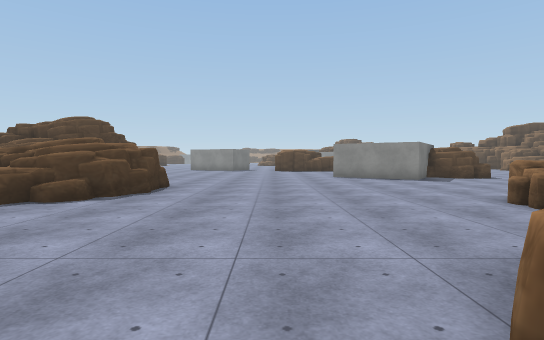
View 1 (above)

24 first-person views from a walk through a 3-D level made in the Unity game engine. The camera is 1.4 m above the floor, tilts 2° down and sees 80° across. The floor is counted in squares, 2 m on a side. Each view is taken from the middle of a square. On the plan, view 1 faces up. The plan holds only what a view shows up to about 10 squares ahead; the rest is blank. The place goes on beyond the plan. Some surface patterns are stand-ins.

View 2
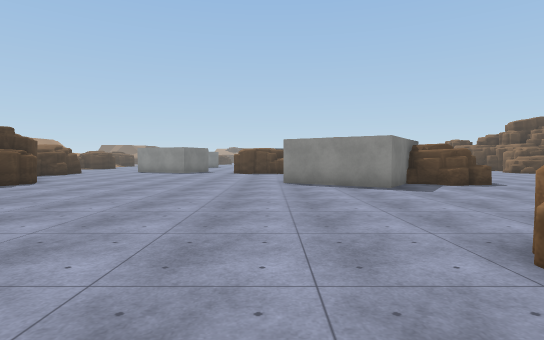

View 3
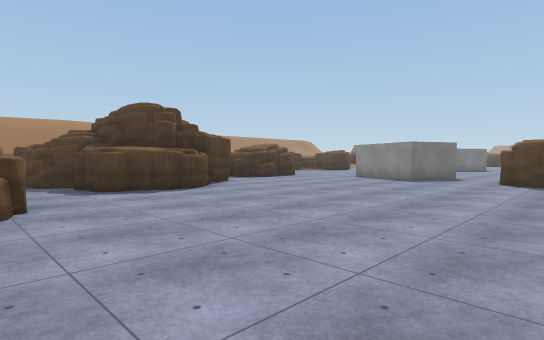

View 4
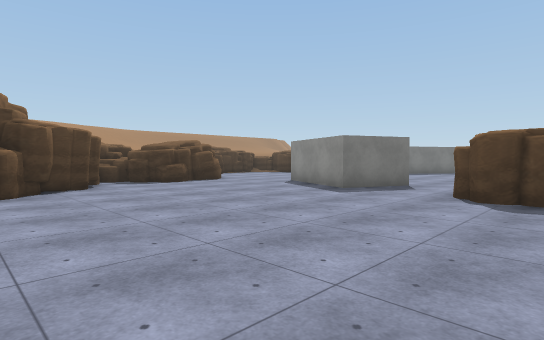

View 5
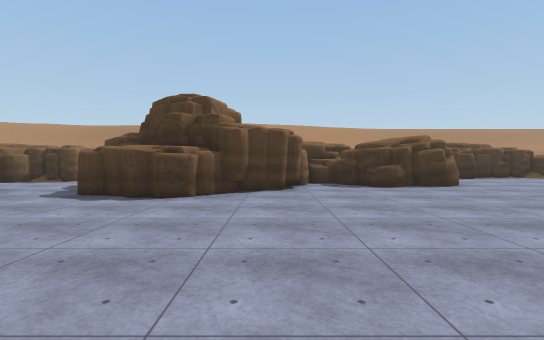

View 6
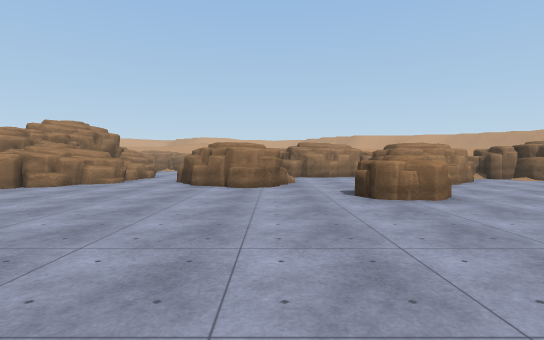

View 7
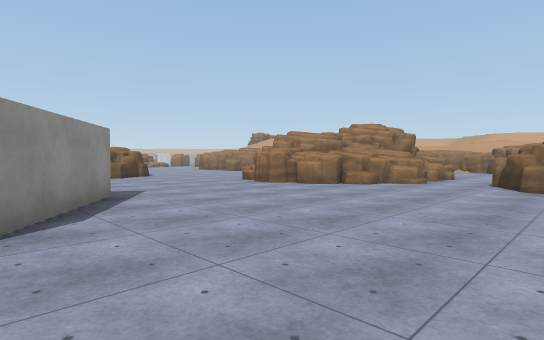

View 8
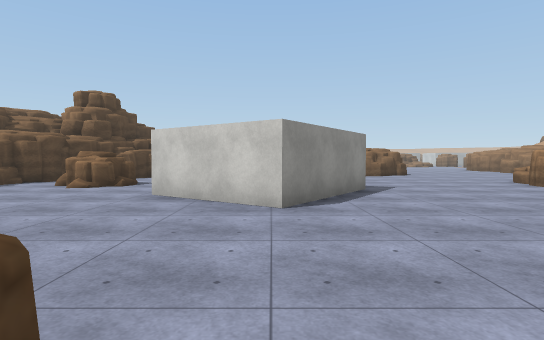

View 9
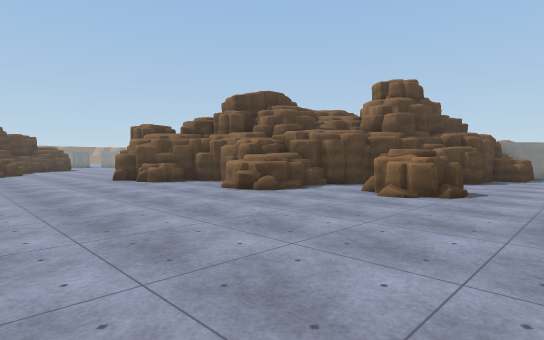

View 10
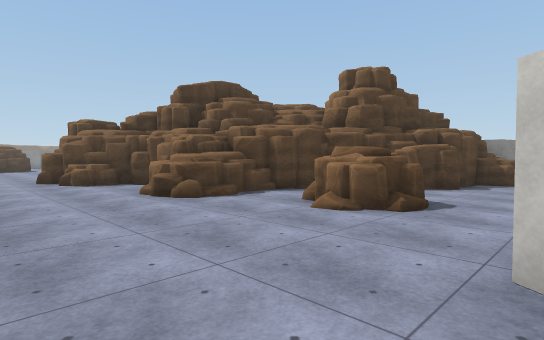

View 11
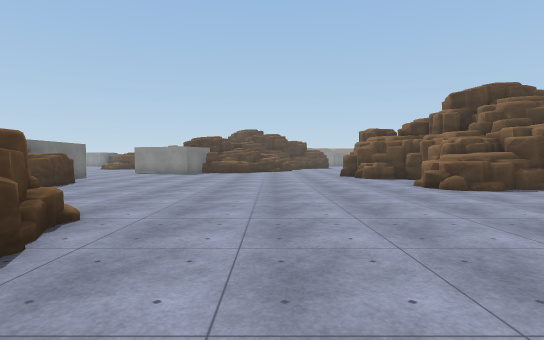

View 12
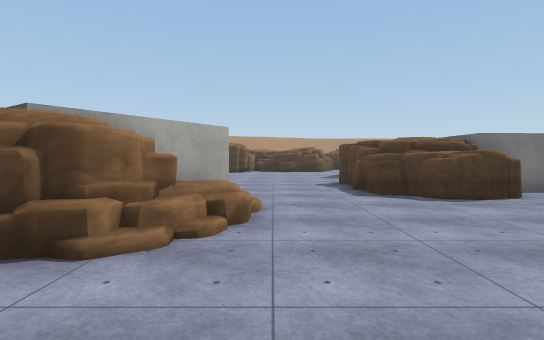

View 13
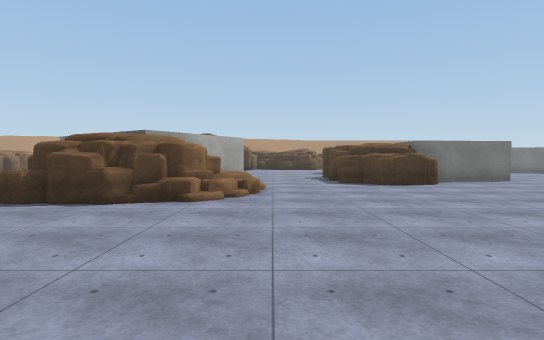

View 14
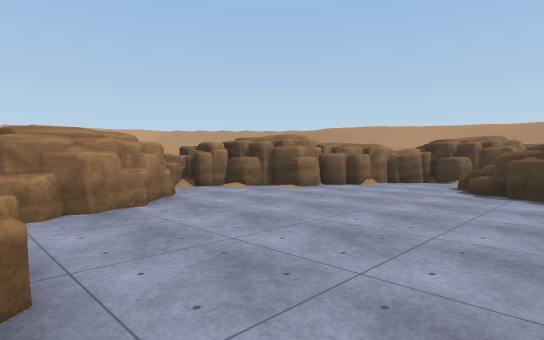

View 15
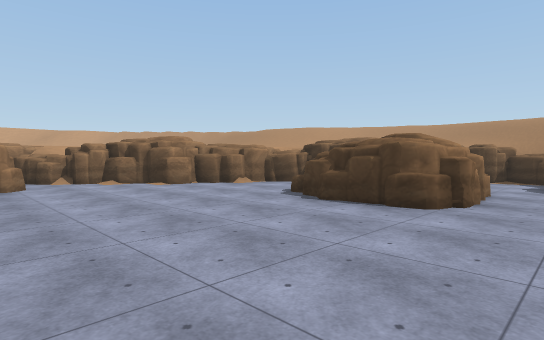

View 16
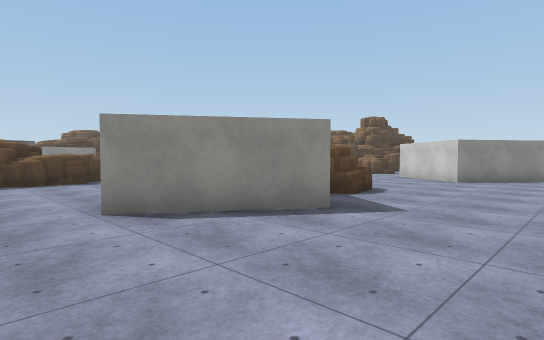

View 17
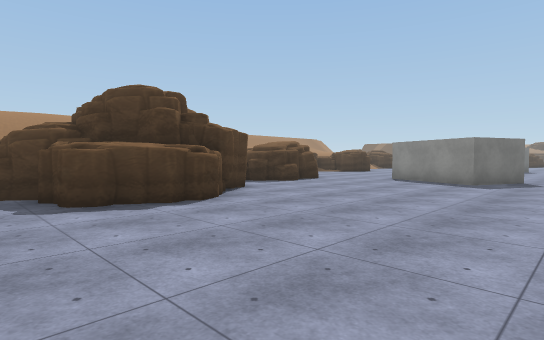

View 18
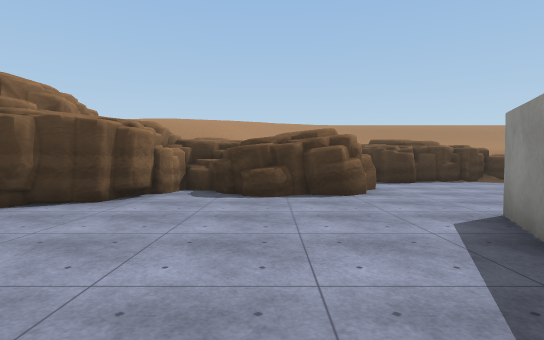

View 19
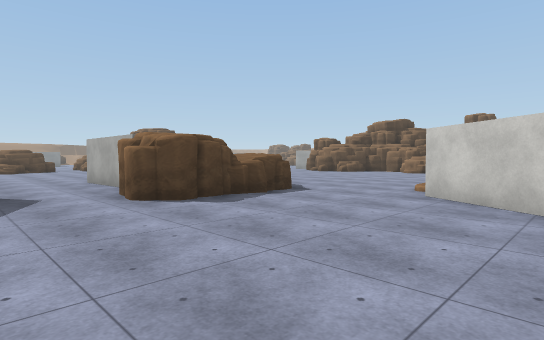

View 20
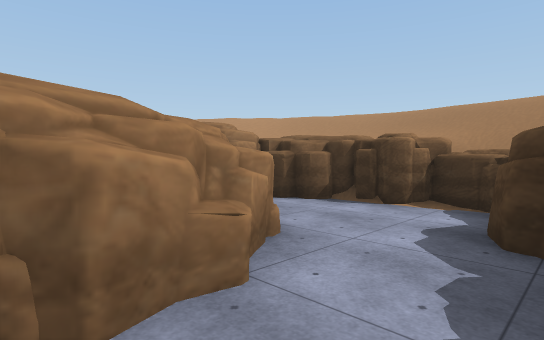

View 21
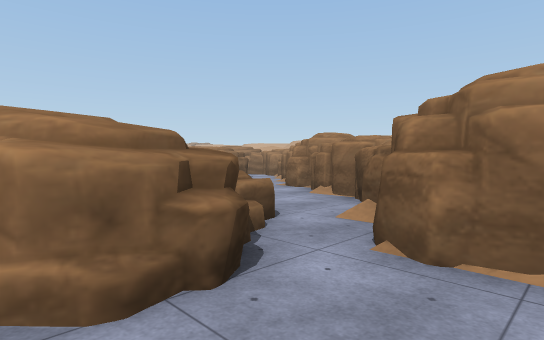

View 22
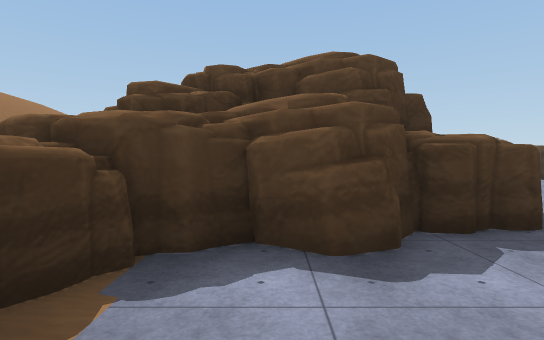

View 23
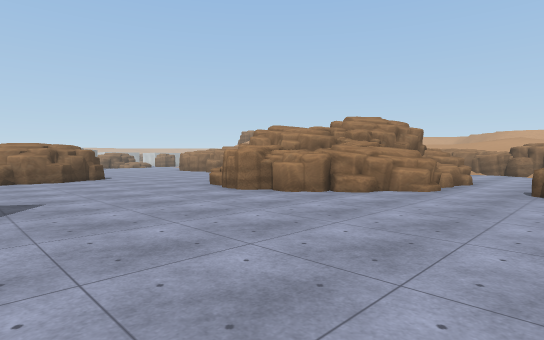

View 24
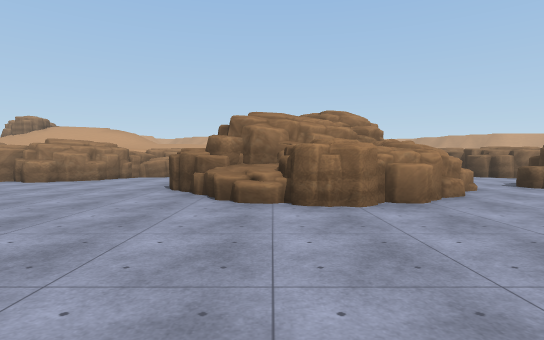

### Floor plan
Key: @ floor where view 1 was taken; # wall or solid block; x gap in a wall; . main floor; : floor 2.25 m higher than the main floor; + floor 3.25 m higher than the main floor; / step, stairs or slope; = window, fence, low wall or low ledge; ^ raised ledge; v drop or lower ground; O other object.
Columns run from 13 left of view 1 to 24 right of it. Each row starts with its distance up from view 1.
 21   ##....   ...###...........#
 20   /......###..# ##..........#
 19     ##....##..####.........^##    OO
 18     ==#.......##^#.........O^###O O
 17     =##........................#OOOO
 16   =/=##.....................OO..OOOO
 15    //O...........##OO.......OO...OOO#
 14    ==#x#.........#^OO#.............
 13      O +........####OO....#
 12     O  vO.......###OOO....#
 11  //=O  OO........##......##
 10 // ###OO..................##
  9 /// OO.....................#..
  8 /// O..^###......................#
  7 //  x..^^##......................##
  6 //  ####O^^.......................#
  5 //   =#.OO.......OO...............
  4       /#.........OO........#OO....
  3        #O...........##...=## ^O....
  2         :/#....##^..O##..^O###OO....
  1          //#..####.. = ^.# OO  O.....
  0            /O@#        ..OOO OO .....
 -1            = O#        ..O##    ...#x#
 -2              =/        ..O#
 -3                        ..O

Where each view was taken, in squares from view 1:
view 1: 0 up, 0 right, facing up
view 2: 3 up, 2 right, facing up
view 3: 8 up, 2 right, facing up-left
view 4: 12 up, 2 right, facing up-left
view 5: 14 up, 1 right, facing left
view 6: 11 up, 7 right, facing down
view 7: 11 up, 8 right, facing down-right
view 8: 11 up, 7 right, facing right
view 9: 13 up, 9 right, facing up-right
view 10: 13 up, 11 right, facing up-right
view 11: 11 up, 10 right, facing up
view 12: 16 up, 10 right, facing left
view 13: 16 up, 13 right, facing left
view 14: 7 up, 4 right, facing down-left
view 15: 10 up, 2 right, facing down-left
view 16: 8 up, 1 right, facing up-right
view 17: 9 up, 0 right, facing up-left
view 18: 17 up, 1 left, facing left
view 19: 13 up, 2 left, facing up-right
view 20: 10 up, 4 left, facing down-left
view 21: 8 up, 8 left, facing down-right
view 22: 7 up, 8 left, facing up
view 23: 9 up, 9 right, facing down-right
view 24: 9 up, 16 right, facing down
